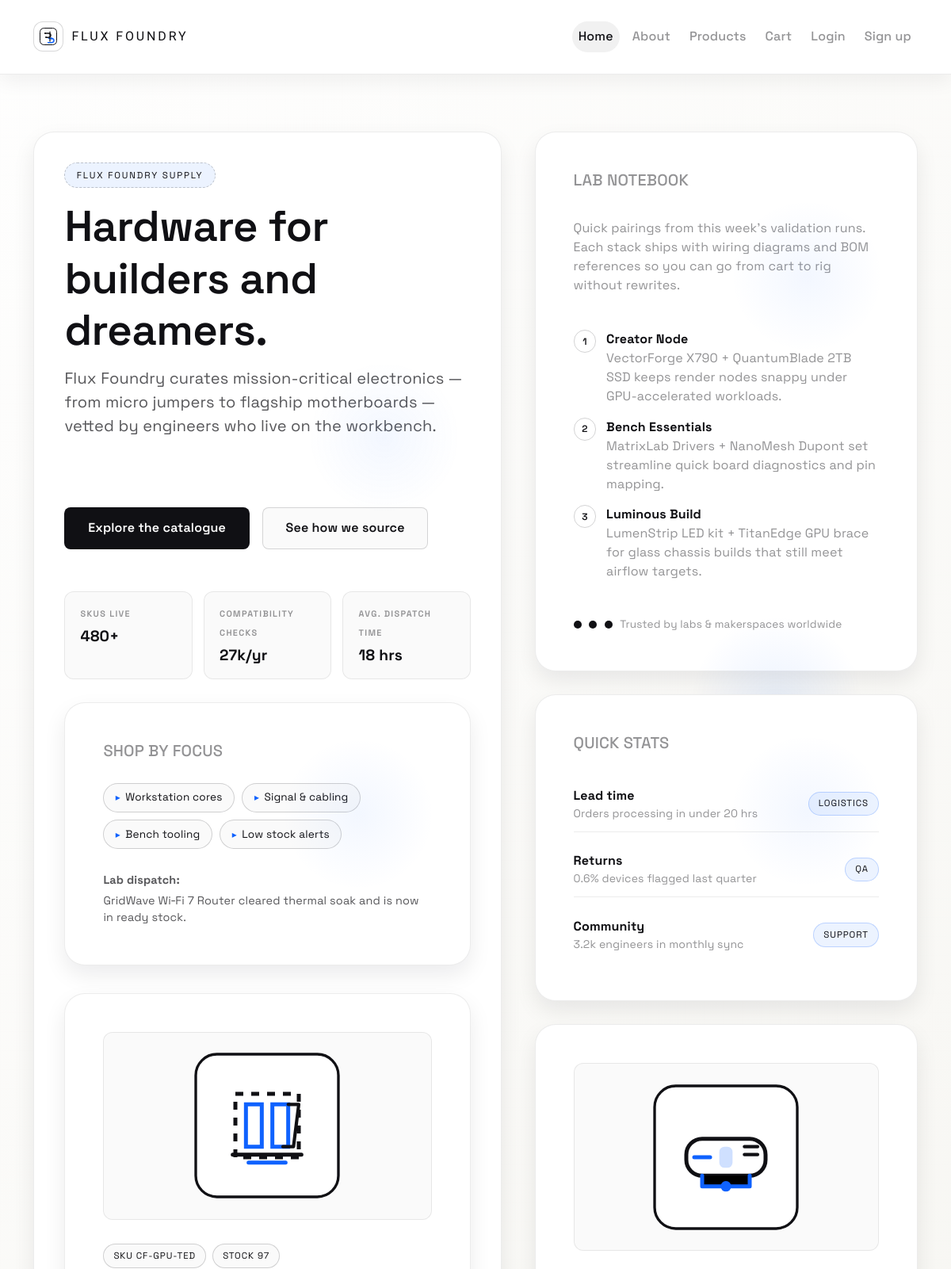
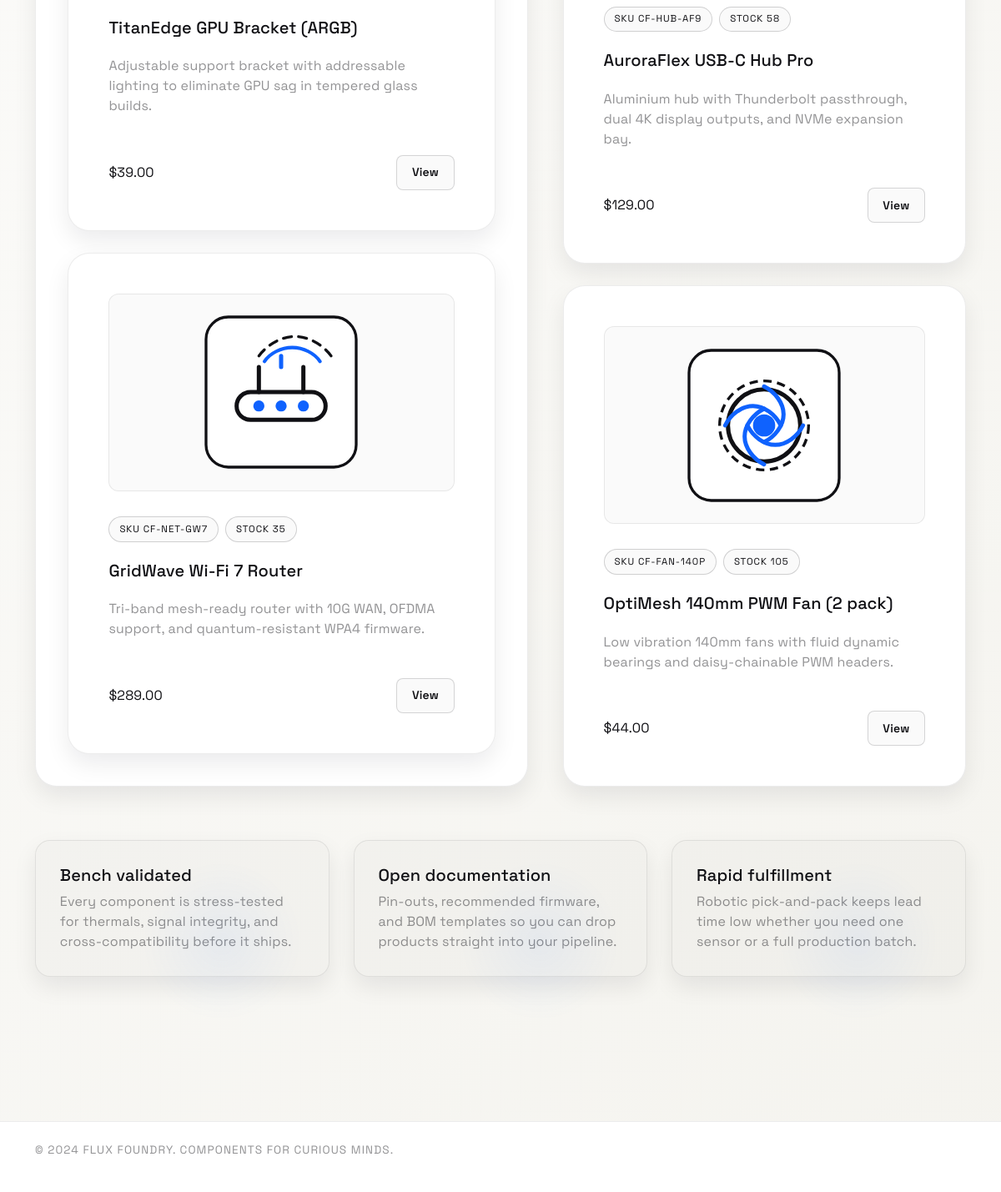
The page / on the database its author committed (2 pictures, top to bottom).
### tables this page shows
CREATE TABLE products (
                id INTEGER PRIMARY KEY AUTOINCREMENT,
                name TEXT NOT NULL,
                description TEXT NOT NULL,
                price REAL NOT NULL,
                sku TEXT UNIQUE,
                inventory_count INTEGER DEFAULT 0,
                image_path TEXT
            );

### app.py (the view)
@app.route("/")
def index() -> str:
    products = list(fetch_products())
    sample_count = min(4, len(products))
    featured_products: List[dict] = random.sample(products, sample_count) if sample_count else []
    left_count = math.ceil(sample_count / 2) if sample_count else 0
    left_products = featured_products[:left_count]
    right_products = featured_products[left_count:]
    return render_template(
        "index.html",
        featured_products=featured_products,
        left_products=left_products,
        right_products=right_products,
    )

### app.py (called while the page is built)
def _current_user_id() -> int | None:
    user_id = session.get("user_id")
    if user_id is None:
        return None
    try:
        return int(user_id)
    except (TypeError, ValueError):
        return None

def _get_cart() -> Dict[int, int]:
    user_id = _current_user_id()
    if user_id:
        return fetch_user_cart(user_id)
    session.pop("cart", None)
    return {}

@app.context_processor
def inject_cart_meta() -> Dict[str, object]:
    cart = _get_cart()
    total_items = sum(cart.values())
    user_id = _current_user_id()
    current_user = get_user_by_id(user_id) if user_id else None
    return {"cart_item_count": total_items, "current_user": current_user}

### database.py (called while the page is built)
@contextmanager
def get_connection() -> Iterator[sqlite3.Connection]:
    conn = sqlite3.connect(DB_PATH)
    try:
        conn.row_factory = sqlite3.Row
        conn.execute("PRAGMA foreign_keys = ON")
        yield conn
        conn.commit()
    finally:
        conn.close()

### templates/index.html (shortened to what this page needs)
<!DOCTYPE html>
<html lang="en">
<head>
    <link href="https://cdn.jsdelivr.net/npm/bootstrap@5.1.3/dist/css/bootstrap.min.css" rel="stylesheet">
    <link rel="stylesheet" href="{{ url_for('static', filename='css/site.css') }}">
</head>
<body>
    <nav class="navbar navbar-expand-lg">
        <div class="container">
            <a class="navbar-brand" href="{{ url_for('index') }}">
                <img src="{{ url_for('static', filename='img/logo.svg') }}" alt="Flux Foundry logo">
                <span>Flux Foundry</span>
            </a>
            <div class="navbar-nav ms-auto align-items-center gap-2">
                <a class="nav-link active" href="{{ url_for('index') }}">Home</a>
                <a class="nav-link" href="{{ url_for('about') }}">About</a>
                <a class="nav-link" href="{{ url_for('products') }}">Products</a>
                <a class="nav-link cart-link" href="{{ url_for('cart') }}">
                    Cart
                </a>
                {% if current_user %}
                    <span class="user-pill">{{ current_user['username'] }}</span>
                    <a class="nav-link" href="{{ url_for('logout') }}">Logout</a>
                {% else %}
                    <a class="nav-link" href="{{ url_for('login') }}">Login</a>
                    <a class="nav-link" href="{{ url_for('signup') }}">Sign up</a>
                {% endif %}
            </div>
        </div>
    </nav>
    <div class="page-shell">
        <div class="container">
            <section class="landing-grid">
                <article class="landing-left hero-card hero-card-home text-center text-lg-start">
                    <div class="mb-4">
                        <div class="badge-soft mb-3">Flux Foundry Supply</div>
                        <h1 class="page-title">Hardware for builders and dreamers.</h1>
                        <p class="page-subtitle">
                            Flux Foundry curates mission-critical electronics — from micro jumpers to flagship motherboards — vetted by engineers who live on the workbench.
                        </p>
                    </div>
                    <div class="d-flex flex-column flex-sm-row gap-3 hero-actions">
                        <a href="{{ url_for('products') }}" class="btn btn-primary">Explore the catalogue</a>
                        <a href="{{ url_for('about') }}" class="btn btn-ghost">See how we source</a>
                    </div>
                    <div class="hero-metrics mt-4">
                        <div class="mini-stat">
                            <span class="mini-stat-label">SKUs live</span>
                            <strong>480+</strong>
                        </div>
                        <div class="mini-stat">
                            <span class="mini-stat-label">Compatibility checks</span>
                            <strong>27k/yr</strong>
                        </div>
                        <div class="mini-stat">
                            <span class="mini-stat-label">Avg. dispatch time</span>
                            <strong>18 hrs</strong>
                        </div>
                    </div>
                    <div class="content-card home-focus">
                        <h5 class="text-uppercase text-muted mb-3">Shop by focus</h5>
                        <ul class="hero-tags mb-3">
                            <li><a href="{{ url_for('products', search='motherboard') }}">Workstation cores</a></li>
                            <li><a href="{{ url_for('products', search='cable') }}">Signal & cabling</a></li>
                            <li><a href="{{ url_for('products', search='tool') }}">Bench tooling</a></li>
                            <li><a href="{{ url_for('products', stock='low') }}">Low stock alerts</a></li>
                        </ul>
                        <div class="hero-snapshot mb-0">
                            <strong>Lab dispatch:</strong>
                            <span>GridWave Wi‑Fi 7 Router cleared thermal soak and is now in ready stock.</span>
                        </div>
                    </div>
                    <div class="landing-left-products">
                        {% if left_products %}
                            {% for product in left_products %}
                                <div class="product-card featured-card">
                                    {% if product['image_path'] %}
                                        {% set image_src = product['image_path'] %}
                                        <div class="product-card-media mb-3">
                                            <img src="{{ image_src if image_src.startswith('http') else url_for('static', filename=image_src) }}" alt="{{ product['name'] }} product image">
                                        </div>
                                    {% endif %}
                                    <div class="product-meta mb-2">
                                        {% if product['sku'] %}
                                            <span class="pill">SKU {{ product['sku'] }}</span>
                                        {% endif %}
                                        <span class="pill">Stock {{ product['inventory_count'] }}</span>
                                    </div>
                                    <h3 class="h5 mb-2">{{ product['name'] }}</h3>
                                    <p class="text-muted">{{ product['description'] }}</p>
                                    <div class="d-flex justify-content-between align-items-center mt-3">
                                        <span class="fw-semibold">${{ "%.2f"|format(product['price']) }}</span>
                                        <a href="{{ url_for('product_detail', product_id=product['id']) }}" class="btn btn-ghost btn-sm">View</a>
                                    </div>
                                </div>
                            {% endfor %}
                        {% endif %}
                    </div>
                </article>
                <div class="landing-right">
                    <div class="content-card highlight-card home-highlight">
                        <h5 class="text-uppercase text-muted mb-3">Lab notebook</h5>
                        <p class="mb-4 text-muted">
                            Quick pairings from this week’s validation runs. Each stack ships with wiring diagrams and BOM references so you can go from cart to rig without rewrites.
                        </p>
                        <ul class="coach-card-list mb-4">
                            <li>
                                <span class="coach-icon">1</span>
                                <div>
                                    <strong>Creator Node</strong>
                                    <p class="text-muted mb-0">VectorForge X790 + QuantumBlade 2TB SSD keeps render nodes snappy under GPU-accelerated workloads.</p>
                                </div>
                            </li>
                            <li>
                                <span class="coach-icon">2</span>
                                <div>
                                    <strong>Bench Essentials</strong>
                                    <p class="text-muted mb-0">MatrixLab Drivers + NanoMesh Dupont set streamline quick board diagnostics and pin mapping.</p>
                                </div>
                            </li>
                            <li>
                                <span class="coach-icon">3</span>
                                <div>
                                    <strong>Luminous Build</strong>
                                    <p class="text-muted mb-0">LumenStrip LED kit + TitanEdge GPU brace for glass chassis builds that still meet airflow targets.</p>
                                </div>
                            </li>
                        </ul>
                        <div class="avatar-row">
                            <span class="avatar-dot"></span>
                            <span class="avatar-dot"></span>
                            <span class="avatar-dot"></span>
                            <span class="text-muted">Trusted by labs & makerspaces worldwide</span>
                        </div>
                    </div>
                    <div class="content-card home-updates">
                        <h5 class="text-uppercase text-muted mb-3">Quick stats</h5>
                        <ul class="home-updates-list">
                            <li>
                                <div>
                                    <strong>Lead time</strong>
                                    <span class="text-muted small d-block">Orders processing in under 20 hrs</span>
                                </div>
                                <span class="pill">Logistics</span>
                            </li>
                            <li>
                                <div>
                                    <strong>Returns</strong>
                                    <span class="text-muted small d-block">0.6% devices flagged last quarter</span>
                                </div>
                                <span class="pill">QA</span>
                            </li>
                            <li>
                                <div>
                                    <strong>Community</strong>
                                    <span class="text-muted small d-block">3.2k engineers in monthly sync</span>
                                </div>
                                <span class="pill">Support</span>
                            </li>
                        </ul>
                    </div>
                    <div class="landing-right-products">
                        {% if right_products %}
                            {% for product in right_products %}
                                <div class="product-card featured-card home-featured-card">
                                    {% if product['image_path'] %}
                                        {% set image_src = product['image_path'] %}
                                        <div class="product-card-media mb-3">
                                            <img src="{{ image_src if image_src.startswith('http') else url_for('static', filename=image_src) }}" alt="{{ product['name'] }} product image">
                                        </div>
                                    {% endif %}
                                    <div class="product-meta mb-2">
                                        {% if product['sku'] %}
                                            <span class="pill">SKU {{ product['sku'] }}</span>
                                        {% endif %}
                                        <span class="pill">Stock {{ product['inventory_count'] }}</span>
                                    </div>
                                    <h3 class="h5 mb-2">{{ product['name'] }}</h3>
                                    <p class="text-muted">{{ product['description'] }}</p>
                                    <div class="d-flex justify-content-between align-items-center mt-3">
                                        <span class="fw-semibold">${{ "%.2f"|format(product['price']) }}</span>
                                        <a href="{{ url_for('product_detail', product_id=product['id']) }}" class="btn btn-ghost btn-sm">View</a>
                                    </div>
                                </div>
                            {% endfor %}
                        {% endif %}
                    </div>
                </div>
            </section>
            <section class="experience-band">
                <div class="experience-card content-card">
                    <h4 class="h5 mb-2">Bench validated</h4>
                    <p class="text-muted mb-0">Every component is stress-tested for thermals, signal integrity, and cross-compatibility before it ships.</p>
                </div>
                <div class="experience-card content-card">
                    <h4 class="h5 mb-2">Open documentation</h4>
                    <p class="text-muted mb-0">Pin-outs, recommended firmware, and BOM templates so you can drop products straight into your pipeline.</p>
                </div>
                <div class="experience-card content-card">
                    <h4 class="h5 mb-2">Rapid fulfillment</h4>
                    <p class="text-muted mb-0">Robotic pick-and-pack keeps lead time low whether you need one sensor or a full production batch.</p>
                </div>
            </section>
        </div>
    </div>
    <footer class="footer">
        <div class="container">
            <p class="footer-text">&copy; 2024 Flux Foundry. Components for curious minds.</p>
        </div>
    </footer>
</body>
</html>

### rows shown on the page
products: image_path (picture), sku "CF-GPU-TED", inventory_count "97", name "TitanEdge GPU Bracket (ARGB)", description "Adjustable support bracket with addressable lighting to eliminate GPU sag in tempered glass builds.", price "39.00"
products: image_path (picture), sku "CF-NET-GW7", inventory_count "35", name "GridWave Wi-Fi 7 Router", description "Tri-band mesh-ready router with 10G WAN, OFDMA support, and quantum-resistant WPA4 firmware.", price "289.00"
products: image_path (picture), sku "CF-HUB-AF9", inventory_count "58", name "AuroraFlex USB-C Hub Pro", description "Aluminium hub with Thunderbolt passthrough, dual 4K display outputs, and NVMe expansion bay.", price "129.00"
products: image_path (picture), sku "CF-FAN-140P", inventory_count "105", name "OptiMesh 140mm PWM Fan (2 pack)", description "Low vibration 140mm fans with fluid dynamic bearings and daisy-chainable PWM headers.", price "44.00"
